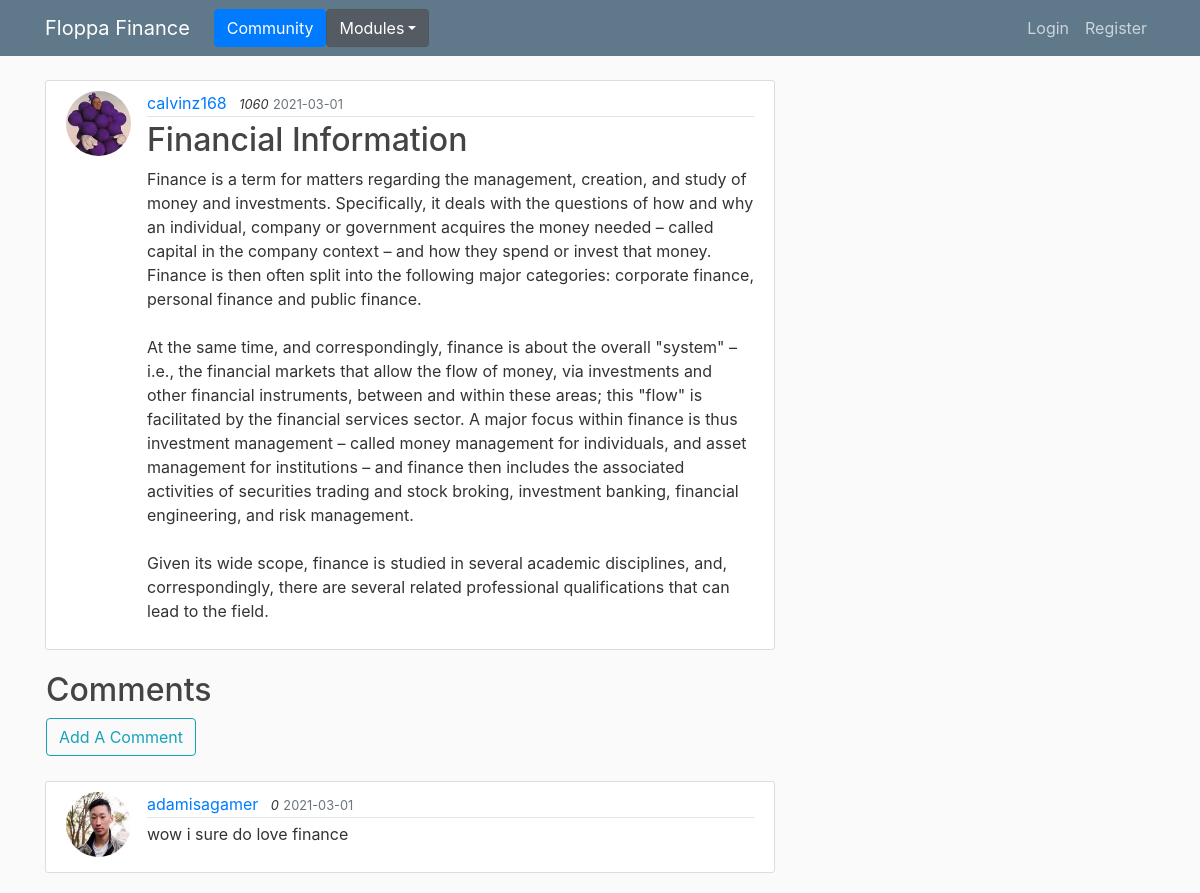
/post/1, run on the app's committed database.
### flasksite/models.py (models this page shows, shortened)
class User(db.Model, UserMixin):
    id = db.Column(db.Integer, primary_key=True)
    username = db.Column(db.String(20), unique=True, nullable=False)
    email = db.Column(db.String(120), unique=True, nullable=False)
    image_file = db.Column(db.String(20), nullable=False, default='default.jpg')
    password = db.Column(db.String(60), nullable=False)
    posts = db.relationship('Post', backref='author', lazy=True)
    comments = db.relationship('Comment', backref='author', lazy=True)
    score = db.Column(db.Integer, nullable=False)

class Post(db.Model):
    id = db.Column(db.Integer, primary_key=True)
    title = db.Column(db.String(100), nullable=False)
    date_posted = db.Column(db.DateTime, nullable=False, default=datetime.now)
    content = db.Column(db.Text, nullable=False)
    user_id = db.Column(db.Integer, db.ForeignKey('user.id'), nullable=False)

class Comment(db.Model):
    id = db.Column(db.Integer, primary_key=True)
    content = db.Column(db.String(100), nullable=False)
    date_posted = db.Column(db.DateTime, nullable=False, default=datetime.now)
    post_id = db.Column(db.Integer, db.ForeignKey('post.id'), nullable=False)
    user_id = db.Column(db.Integer, db.ForeignKey('user.id'), nullable=False)

### flasksite/routes.py (the view)
@app.route("/post/<int:post_id>")
def post(post_id):
    post = Post.query.get(post_id)
    comments = Comment.query.filter_by(post_id=post_id).all()
    return render_template('post.html', title=post.title, post=post, comments=comments)

### flasksite/templates/post.html (shortened to what this page needs)
{% extends "layout.html" %}
{% block content %}
  <article class="media content-section">
    <img class="rounded-circle article-img" src="{{ url_for('static', filename='profile_pics/' + post.author.image_file) }}">
    <div class="media-body">
      <div class="article-metadata">
        <a class="mr-2" href="#">{{ post.author.username }}</a>
        <em><small class="font-italic">{{ post.author.score }}</small></em>
        <small class="text-muted">{{ post.date_posted.strftime('%Y-%m-%d') }}</small>
      </div>
      <h2 class="article-title">{{ post.title }}</h2>
      <p class="article-content">{{ post.content }}</p>
    </div>
  </article>
  <table>
  <td><h2>Comments</h2><a href="{{ url_for('comment_post', post_id=post.id) }}"><button class="btn btn-outline-info">Add A Comment</button></a></td>
  </table>
  <br>
  {% for comment in comments %}
    <article class="media content-section">
      <img class="rounded-circle article-img" src="{{ url_for('static', filename='profile_pics/' + comment.author.image_file) }}">
      <div class="media-body">
        <div class="article-metadata">
          <a class="mr-2" href="#">{{ comment.author.username }}</a>
          <em><small class="font-italic">{{ comment.author.score }}</small></em>
          <small class="text-muted">{{ comment.date_posted.strftime('%Y-%m-%d') }}</small>
        </div>
        <p class="article-content">{{ comment.content }}</p>
      </div>
    </article>
  {% endfor %}
{% endblock content %}

### flasksite/static/main.css (style rules this page uses)
body { background: #fafafa; color: #333333; margin-top: 5rem; }
h1, h2, h3, h4, h5, h6 { color: #444444; }
.content-section { background: #ffffff; padding: 10px 20px; border: 1px solid #dddddd; border-radius: 3px; margin-bottom: 20px; }
.article-title { color: #444444; }
.article-content { white-space: pre-line; }
.article-img { height: 65px; width: 65px; margin-right: 16px; }
.article-metadata { padding-bottom: 1px; margin-bottom: 4px; border-bottom: 1px solid #e3e3e3 }

### data on the page
User: image_file (placeholder picture), author.username "calvinz168", author.score "1060"
Post: date_posted "2021-03-01", title "Financial Information", content "Finance is a term for matters regarding the management, creation, and study of money and investments. Specifically, it deals with the questions of how and why an individual, company or government acquires the money needed – called capital in the company context – and how they spend or invest that money. Finance is then often split into the following major categories: corporate finance, personal finance and public finance. At the same time, and correspondingly, finance is about the overall \"system\" – i.e., the financial markets that allow the flow of money, via investments and other financial instruments, between and within these areas; this \"flow\" is facilitated by the financial services…"
Comment: image_file (picture), author.username "adamisagamer", author.score "0", date_posted "2021-03-01", content "wow i sure do love finance"
